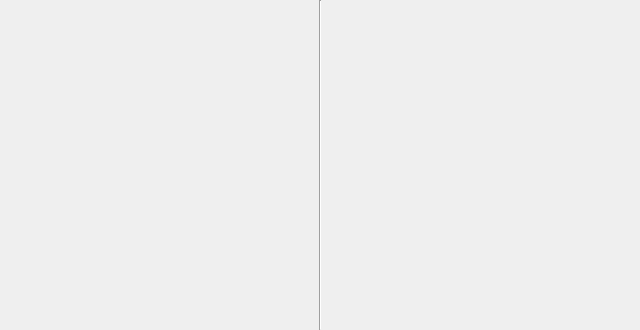
<?xml version="1.0" encoding="UTF-8"?>
<ui version="4.0">
 <class>ICMonitorPageFrame</class>
 <widget class="QFrame" name="ICMonitorPageFrame">
  <property name="geometry">
   <rect>
    <x>0</x>
    <y>0</y>
    <width>640</width>
    <height>330</height>
   </rect>
  </property>
  <property name="windowTitle">
   <string>Frame</string>
  </property>
  <property name="frameShape">
   <enum>QFrame::NoFrame</enum>
  </property>
  <property name="frameShadow">
   <enum>QFrame::Plain</enum>
  </property>
  <layout class="QHBoxLayout" name="horizontalLayout">
   <property name="spacing">
    <number>10</number>
   </property>
   <property name="leftMargin">
    <number>0</number>
   </property>
   <property name="topMargin">
    <number>0</number>
   </property>
   <property name="rightMargin">
    <number>0</number>
   </property>
   <property name="bottomMargin">
    <number>0</number>
   </property>
   <item>
    <widget class="ICIOMonitor" name="icMonitorFrameleft">
     <property name="frameShape">
      <enum>QFrame::NoFrame</enum>
     </property>
     <property name="frameShadow">
      <enum>QFrame::Plain</enum>
     </property>
    </widget>
   </item>
   <item>
    <widget class="Line" name="line">
     <property name="orientation">
      <enum>Qt::Vertical</enum>
     </property>
    </widget>
   </item>
   <item>
    <widget class="ICIOMonitor" name="icMonitorFrameRight">
     <property name="frameShape">
      <enum>QFrame::NoFrame</enum>
     </property>
     <property name="frameShadow">
      <enum>QFrame::Plain</enum>
     </property>
    </widget>
   </item>
  </layout>
 </widget>
 <customwidgets>
  <customwidget>
   <class>ICIOMonitor</class>
   <extends>QFrame</extends>
   <header>iciomonitor.h</header>
   <container>1</container>
  </customwidget>
 </customwidgets>
 <resources/>
 <connections/>
</ui>
